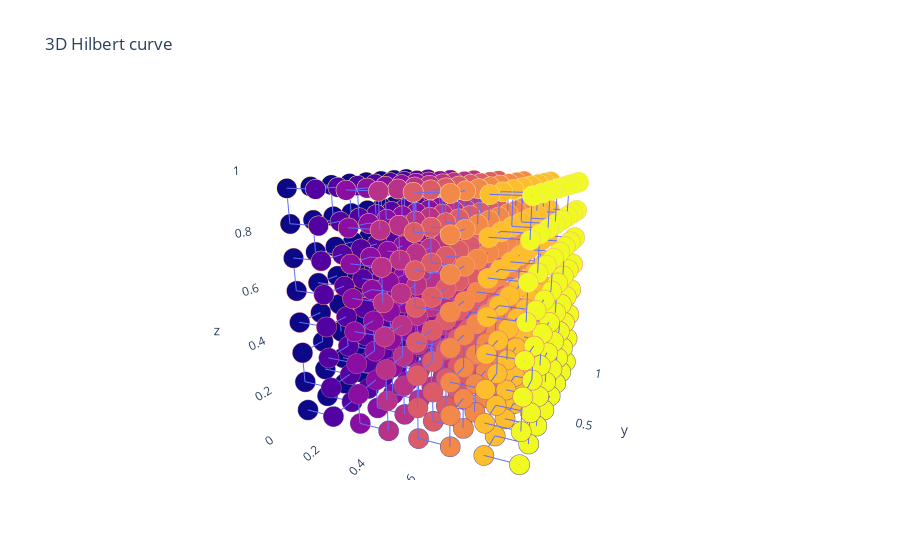

Notebook code for this chart:
### Code cell
draw_curve(2, 3)

### Figure 1 — Plotly figure (JSON) as saved in the notebook; plotly's stock layout.template omitted (floating-point values rounded to 4 significant figures; data arrays with more than 128 entries replaced by an {"elided": "..."} marker saying what was removed)
{"data": [{"marker": {"color": {"elided": "512 float values"}, "line": {"color": {"elided": "512 float values"}, "colorscale": [[0, "rgb(92, 83, 165)"], [0.1667, "rgb(160, 89, 160)"], [0.3333, "rgb(206, 102, 147)"], [0.5, "rgb(235, 127, 134)"], [0.6667, "rgb(248, 160, 126)"], [0.8333, "rgb(250, 196, 132)"], [1, "rgb(243, 231, 155)"]], "width": 5}, "size": 7}, "mode": "markers+lines", "name": "Hilbert Curve Level: 3", "text": {"elided": "512 str values"}, "type": "scatter3d", "visible": true, "x": {"elided": "512 float values"}, "y": {"elided": "512 float values"}, "z": {"elided": "512 float values"}}], "layout": {"autosize": true, "plot_bgcolor": "white", "scene": {"aspectmode": "auto", "aspectratio": {"x": 1, "y": 1, "z": 1}, "camera": {"center": {"x": 0, "y": 0, "z": 0}, "eye": {"x": 0.7409, "y": -1.725, "z": 0.5353}, "projection": {"type": "perspective"}, "up": {"x": 0, "y": 0, "z": 1}}, "xaxis": {"range": [0, 1], "showbackground": false, "showspikes": false, "type": "linear"}, "yaxis": {"range": [0, 1], "showbackground": false, "showspikes": false, "type": "linear"}, "zaxis": {"range": [0, 1], "showbackground": false, "showspikes": false, "type": "linear"}}, "title": {"text": "3D Hilbert curve"}}}
